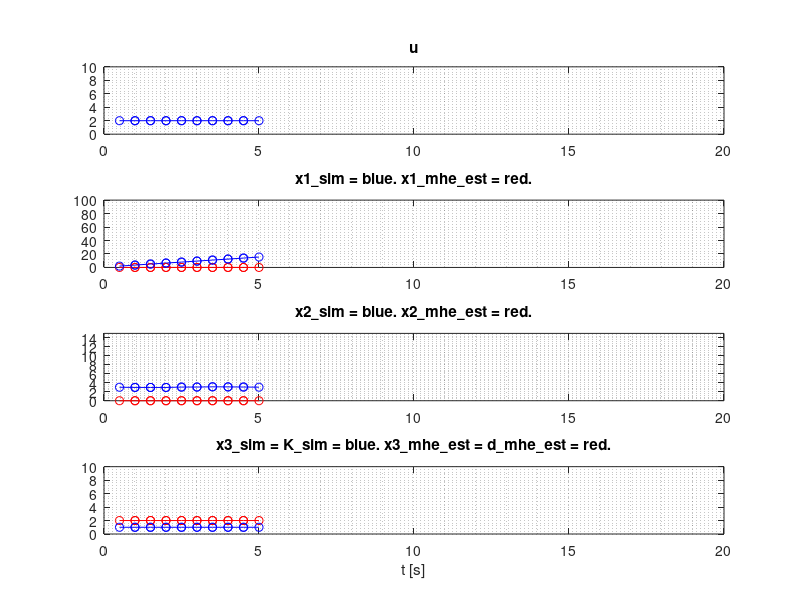

MATLAB code for this plot: (Note: this script raises an error after producing the figure.)
%%%%%%%%%%%%%%%%%%%%%%%%%%%%%%%%%%%%%%%%%%%%
%Finn Aakre Haugen
%15 04 2018
%MHE with model with 2 state variables and 1 disturbance as augmented state:
%dx1_dt = x2 + w1
%dx2/dt = (-x2 + K*u + d)/T + w2
%y = x1 + v
%where K = x3 is to be estimated.
%
%Note 1: Using matrix as optim variable.
%Note 2: Objective and constraints functions for fmincon are defined
%as local functions at the end of this script.
%%%%%%%%%%%%%%%%%%%%%%%%%%%%%%%%%%%%%%%%%%%%
disp('-------------------------------');
disp('Moving Horizon Estimator for:')
disp('dx1_dt=x2; dx2/dt=(-x2+K*u+d)/T;');
disp('x1, x2, x3 = K are estimated.');
disp('y=x1 is measured.');
disp('');
%-------------------------------------------
close all
clear all
format compact
commandwindow
%-------------------------------------------
%Model params:

%Duo: because we will estimate K, so d is a constant now
d = 1; %Gain
T = 2;%s Time constant
n = 3;%Number of state variables

%Duo: because we will estimate K, so d is a constant now
model_params.d = d;
model_params.T = T;%model_params is struct. K is field.
cov_process_disturb_w1 = .001;
cov_process_disturb_w2 = .001;
cov_process_disturb_w3 = .001;
cov_process_disturb_w = ...
    diag([cov_process_disturb_w1,cov_process_disturb_w2,...
    cov_process_disturb_w3]);
cov_meas_noise_v1 = .01;
cov_meas_noise_v = diag([cov_meas_noise_v1]);
%--------------------------
%Time settings:
Ts = 0.5;%s
t_start = 0;%s
t_stop = 20;%s
t_array = [t_start:Ts:(t_stop-Ts)];%Array for storage
N = length(t_array);
t_mhe = 5
N_mhe = floor(t_mhe/Ts)
number_optim_vars = n*N_mhe

%-----------------------------------
%Preallocation of arrays for storage:

u_sim_array = t_array*0;
x1_sim_array = t_array*0;
x2_sim_array = t_array*0;
x3_sim_array = t_array*0;
y1_sim_array = t_array*0;
x1_est_optim_plot_array = t_array*0;
x2_est_optim_plot_array = t_array*0;
x3_est_optim_plot_array = t_array*0;

%-----------------------------------
%Sim initialization:

x1_sim_init = 2;
x2_sim_init = 3;
x1_sim_k = x1_sim_init;
x2_sim_k = x2_sim_init;

%-----------------------------------
%MHE initialization:

mhe_array = zeros(1,N_mhe);

x1_est_init_guess = 0;
x2_est_init_guess = 0;
x3_est_init_guess = 2;
x1_est_optim_array = zeros(1,N_mhe) + x1_est_init_guess;
x2_est_optim_array = zeros(1,N_mhe) + x2_est_init_guess;
x3_est_optim_array = zeros(1,N_mhe) + x3_est_init_guess;

x_est_guess_matrix = ...
    [x1_est_optim_array;x2_est_optim_array;x3_est_optim_array];

u_mhe_array = mhe_array*0;
y1_meas_mhe_array = mhe_array*0;

%-----------------------------------
%Figure size etc.:

fig_posleft=8;fig_posbottom=2;fig_width=24;fig_height=18;
fig_pos_size_1=[fig_posleft,fig_posbottom,fig_width,fig_height];

h = figure(1);
set(gcf,'Units','centimeters','Position',fig_pos_size_1);
figtext='Moving Horizon Estimator';
set(gcf,'Name',figtext,'NumberTitle','on')
%-----------------------------------
%Sim loop:

for k = 1:N
    t_k = k*Ts;
    %-----------------------------
    %Process simulator:
    
    %Duo: we are estimating K. so change d_k to K
    if t_k < 2 
        u_k = 2;
        K_k = 1;
    end
    if t_k >= 2 %Change of u
        u_k = 2;
    end
    if t_k >= 8 %Change of K
        K_k = 1;
    end
    if t_k >= 10 %Change of u
        u_k = 4;
    end
    if t_k >= 15 %Change of K
        K_k = 2;
    end
    
    %Derivatives:
    dx1_sim_dt_k = x2_sim_k;
    
    %Duo: now we are estimating K, d is a constant
    dx2_sim_dt_k = (-x2_sim_k + K_k*u_k + d)/T;
    f1_sim_k = x1_sim_k + Ts*dx1_sim_dt_k;
    f2_sim_k = x2_sim_k + Ts*dx2_sim_dt_k;
    
    %Integration and adding disturbance:
    w1_sim_k = sqrt(cov_process_disturb_w1)*randn;
    w2_sim_k = sqrt(cov_process_disturb_w2)*randn;
    x1_sim_kp1 = f1_sim_k + w1_sim_k;
    x2_sim_kp1 = f2_sim_k + w2_sim_k;
    
    %Calculating output and adding meas noise:
    v1_sim_k = sqrt(cov_meas_noise_v1)*randn;
    y1_sim_k = x1_sim_k + v1_sim_k;
    
    %Storage:
    t_array(k) = t_k;
    u_sim_array(k) = u_k;
    x1_sim_array(k) = x1_sim_k;
    x2_sim_array(k) = x2_sim_k;
    
    %Duo: x3 is K, not d_k now
    x3_sim_array(k) = K_k;
    
    y1_sim_array(k) = y1_sim_k;    
    
    %Preparing for time shift:
    x1_sim_k = x1_sim_kp1;
    x2_sim_k = x2_sim_kp1;

    %Updating u and y for use in MHE:
    u_mhe_array = [u_mhe_array(2:N_mhe),u_k];
    y1_meas_mhe_array = [y1_meas_mhe_array(2:N_mhe),y1_sim_k];
    y_meas_mhe_array = [y1_meas_mhe_array];
    %--------------------------------------------------------------------
    if k > N_mhe

    Q = cov_process_disturb_w;
    R = cov_meas_noise_v;
    covars.Q = Q;
    covars.R = R;

    %Matrices defining linear constraints for use in fmincon:
    A_ineq = []; B_ineq = []; A_eq = []; B_eq = [];

    %fmincon initialization:
    x1_est_init_error = 0;
    x2_est_init_error = 0;
    x3_est_init_error = 0;
    x_est_init_error=[x1_est_init_error;x2_est_init_error;x3_est_init_error];

    %Guessed optim states:
    %Guessed present state (x_k) is needed to calculate optimal present meas
    %(y_k). Model is used in prediction:
    x1_km1 = x1_est_optim_array(N_mhe);
    x2_km1 = x2_est_optim_array(N_mhe);
    x3_km1 = x3_est_optim_array(N_mhe);

    dx1_dt_km1 = x2_km1;
    
    %Duo: the x3_km1 at the position of K
    dx2_dt_km1 = (-x2_km1 + x3_km1*u_k + d)/T;
    
    %Duo: the derivative of x3_km1 is 0 
    dx3_dt_km1 = 0;
    
    x1_pred_k = x1_km1 + Ts*dx1_dt_km1;
    x2_pred_k = x2_km1 + Ts*dx2_dt_km1;
    x3_pred_k = x3_km1 + Ts*dx3_dt_km1;
    
    %Now, guessed optimal states are:
    x1_est_guess_array = ...
        [x1_est_optim_array(2:N_mhe),x1_pred_k];
    x2_est_guess_array = ...
        [x2_est_optim_array(2:N_mhe),x2_pred_k];
    x3_est_guess_array = ...
        [x3_est_optim_array(2:N_mhe),x3_pred_k];
    x_est_guess_matrix = ...
        [x1_est_guess_array;x2_est_guess_array;x3_est_guess_array];

    %Lower and upper limits of optim variables:
    x1_est_max = 100;
    x2_est_max = 10;
    x3_est_max = 10;
    x1_est_max_array = zeros(1,N_mhe) + x1_est_max;
    x2_est_max_array = zeros(1,N_mhe) + x2_est_max;
    x3_est_max_array = zeros(1,N_mhe) + x3_est_max;

    x1_est_min = -100;
    x2_est_min = -10;
    x3_est_min = -10;
    x1_est_min_array = zeros(1,N_mhe) + x1_est_min;
    x2_est_min_array = zeros(1,N_mhe) + x2_est_min;
    x3_est_min_array = zeros(1,N_mhe) + x3_est_min;

    x_est_ub_matrix = [x1_est_max_array;x2_est_max_array;x3_est_max_array];
    x_est_lb_matrix = [x1_est_min_array;x2_est_min_array;x3_est_min_array];

    %Creating function handles:
    fun_objective_handle = ...
        @(x_est_matrix) fun_objective_mhe(x_est_matrix,...
        y_meas_mhe_array,u_mhe_array,model_params,covars,x_est_init_error,n,N_mhe,Ts);
    fun_constraints_handle = ...
        @(x_est_matrix) fun_constraints_mhe(x_est_matrix,...
        y_meas_mhe_array,u_mhe_array,model_params,covars,x_est_init_error,n,N_mhe,Ts);

    %Calculating MHE estimate using fmincon:
    %fmincon_options = optimoptions(@fmincon);
    fmincon_options = optimoptions(@fmincon,'display','none');
%     fmincon_options = optimoptions(@fmincon,'algorithm','sqp','display','none');

    [x_est_optim_matrix,fval,exitflag,output,lambda,grad,hessian] = ...
    fmincon(fun_objective_handle,x_est_guess_matrix,A_ineq,...
        B_ineq,A_eq,B_eq,x_est_lb_matrix,x_est_ub_matrix,...
        fun_constraints_handle,fmincon_options);

    x1_est_optim_array = x_est_optim_matrix(1,:);
    x2_est_optim_array = x_est_optim_matrix(2,:);
    x3_est_optim_array = x_est_optim_matrix(3,:);

    % fval

    end %if
    x1_est_optim_plot_array(k) = x1_est_optim_array(end);
    x2_est_optim_plot_array(k) = x2_est_optim_array(end);
    x3_est_optim_plot_array(k) = x3_est_optim_array(end);
    
    
    %Continuous plotting:
    x_lim_array=[t_start,t_stop];
    if (k>1 & k<N)
        if k < N_mhe
            pause(1);
        else
            pause(0);
        end

        subplot(4,1,1)
        plot([t_array(k-1),t_array(k)],...
            [u_sim_array(k-1),u_sim_array(k)],'b-o');
        if k==2
            hold on
            grid minor
            xlim(x_lim_array);
            ylim([0 10]);
            title('u')
            %ylabel('[m]')
            %xlabel('t [s]')
        end

        subplot(4,1,2)
        plot([t_array(k-1),t_array(k)],...
            [x1_est_optim_plot_array(k-1),x1_est_optim_plot_array(k)],'r-o',...
            [t_array(k-1),t_array(k)],...
            [x1_sim_array(k-1),x1_sim_array(k)],'b-o');
        if k==2
            hold on
            grid minor
            xlim(x_lim_array);
            ylim([0 100]);
            title('x1\_sim = blue. x1\_mhe\_est = red.')
            %ylabel('[m]')
            %xlabel('t [s]')
        end

        subplot(4,1,3)
        plot([t_array(k-1),t_array(k)],...
            [x2_est_optim_plot_array(k-1),x2_est_optim_plot_array(k)],'r-o',...
            [t_array(k-1),t_array(k)],...
            [x2_sim_array(k-1),x2_sim_array(k)],'b-o');
        if k==2
            hold on
            grid minor
            xlim(x_lim_array);
            ylim([0 15]);
            title('x2\_sim = blue. x2\_mhe\_est = red.')
            %ylabel('[m]')
            %xlabel('t [s]')
        end

        subplot(4,1,4)
        plot([t_array(k-1),t_array(k)],...
            [x3_est_optim_plot_array(k-1),x3_est_optim_plot_array(k)],'r-o',...
            [t_array(k-1),t_array(k)],...
            [x3_sim_array(k-1),x3_sim_array(k)],'b-o');
        if k==2
            hold on
            grid minor
            xlim(x_lim_array);
            ylim([0 10]);
            title('x3\_sim = K\_sim = blue. x3\_mhe\_est = d\_mhe\_est = red.')
            %ylabel('[m]')
            xlabel('t [s]')
        end
    end %if (k>1 & k<N)
end %sim loop

%----------------------------------------------------
%Printing figure as pdf file:

%saveas(h,'example_mhe','pdf')